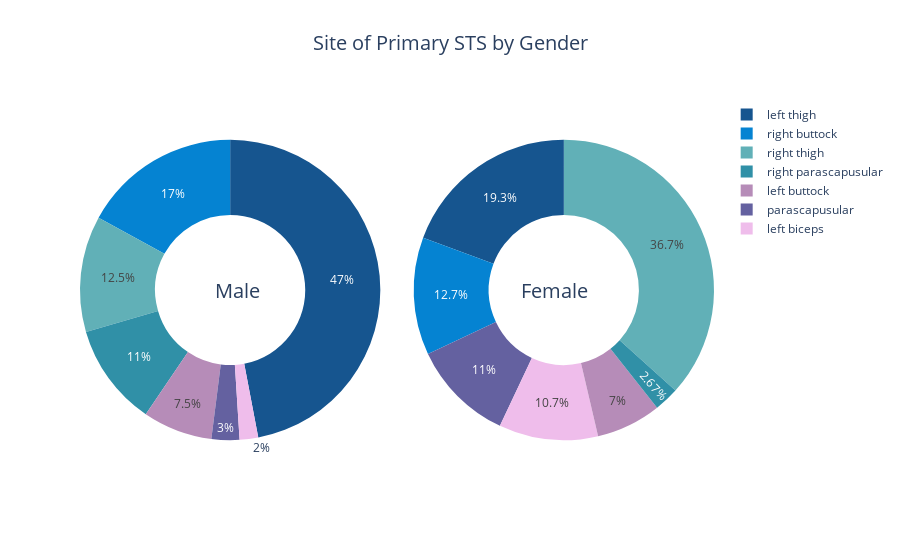

The notebook cell this image was saved under:
### Code cell
male_site_counts = male_data['Site of primary STS'].value_counts()
female_site_counts = female_data['Site of primary STS'].value_counts()

categories = male_site_counts.index

blue_palette = ['#16558F', '#0583D2', '#61B0B7', '#3090A7', '#B68CB8', '#6461A0', '#EFBDEB']

data1 = {
    "values": male_site_counts.loc[categories].values,
    "labels": categories,
    "domain": {"column": 0},
    "name": "Male Site of primary STS",
    "hoverinfo": "label+percent+name",
    "hole": 0.5,
    "type": "pie",
    "marker": {"colors": blue_palette}  
}

data2 = {
    "values": female_site_counts.loc[categories].values,
    "labels": categories,
    "domain": {"column": 1},
    "name": "Female Site of primary STS",
    "hoverinfo": "label+percent+name",
    "hole": 0.5,
    "type": "pie",
    "marker": {"colors": blue_palette}  
}

data = [data1, data2]

layout = go.Layout(
    {
        "title": {
            "text": "Site of Primary STS by Gender",
            "font": {
                "size": 20
            },
            "x": 0.5  # Center the title
        },
        "grid": {"rows": 1, "columns": 2},
        "annotations": [
            {
                "font": {"size": 20},
                "showarrow": False,
                "text": "Male",
                "x": 0.21,
                "y": 0.5
            },
            {
                "font": {"size": 20},
                "showarrow": False,
                "text": "Female",
                "x": 0.805,
                "y": 0.5
            }
        ]
    }
)

fig = go.Figure(data=data, layout=layout)

fig.show()

### Figure 1 — Plotly figure (JSON) as saved in the notebook; plotly's stock layout.template omitted (floating-point values rounded to 4 significant figures)
{"data": [{"domain": {"column": 0}, "hole": 0.5, "hoverinfo": "label+percent+name", "labels": ["left thigh", "right buttock", "right thigh", "right parascapusular", "left buttock", "parascapusular", "left biceps"], "marker": {"colors": ["#16558F", "#0583D2", "#61B0B7", "#3090A7", "#B68CB8", "#6461A0", "#EFBDEB"]}, "name": "Male Site of primary STS", "type": "pie", "values": [94, 34, 25, 22, 15, 6, 4]}, {"domain": {"column": 1}, "hole": 0.5, "hoverinfo": "label+percent+name", "labels": ["left thigh", "right buttock", "right thigh", "right parascapusular", "left buttock", "parascapusular", "left biceps"], "marker": {"colors": ["#16558F", "#0583D2", "#61B0B7", "#3090A7", "#B68CB8", "#6461A0", "#EFBDEB"]}, "name": "Female Site of primary STS", "type": "pie", "values": [58, 38, 110, 8, 21, 33, 32]}], "layout": {"annotations": [{"font": {"size": 20}, "showarrow": false, "text": "Male", "x": 0.21, "y": 0.5}, {"font": {"size": 20}, "showarrow": false, "text": "Female", "x": 0.805, "y": 0.5}], "grid": {"columns": 2, "rows": 1}, "title": {"font": {"size": 20}, "text": "Site of Primary STS by Gender", "x": 0.5}}}
